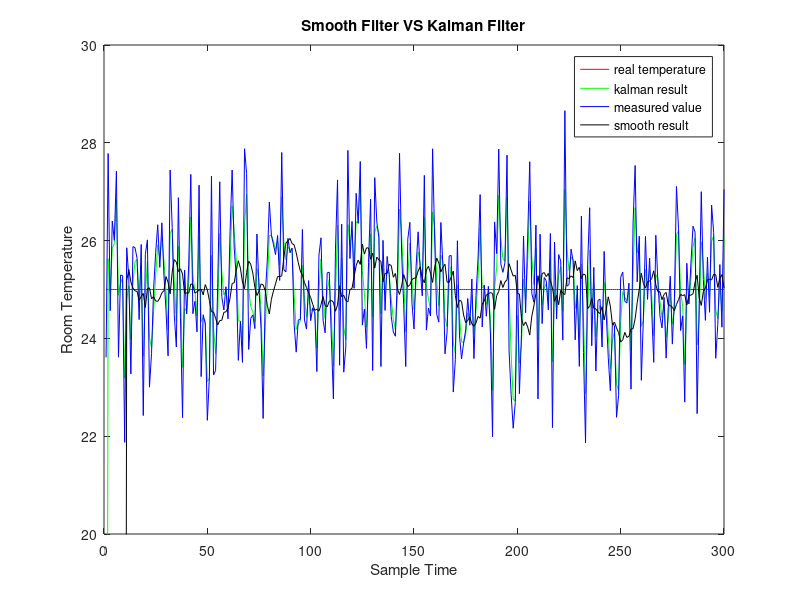

This chart was generated by the following MATLAB code:
%%%%%%%%%%%%%%%%%%%%%%%%%%%%%%%%%%%%%%%%%%%%%%%%%%%%%%%%%%%%%%%%%%%%%%%%%%%
% Script: Kalman filter tracking temperature
% Include : None
% Author: syf
% Date  : 2020-4-26 
% Introduction : 
%%%%%%%%%%%%%%%%%%%%%%%%%%%%%%%%%%%%%%%%%%%%%%%%%%%%%%%%%%%%%%%%%%%%%%%%%%%

%% Step 0: Clear Memory & Command Window
clc;
clear all;
close all;

%% Step 1: initiate the "Expected" "Measured" "Covariance" "noise"
N=300;                          % total sampling point

CON = 25;                       % create Expected matrix
expValue = CON*ones(1,N);       % Expected matrix

y = 2^0.5 * randn(1,N) + CON;   % create Measured matrix

x = zeros(1,N);                 % Final KF estimated value
x(1) = 1;

p = 10;                         % Covariance matrix

Q = cov(randn(1,N));            % covariance of process excitation noise
R = cov(randn(1,N));            % covariance of Measuring noise 

%% Step 2: Kalman filter Main loop
for k = 2 : N                   % start from 2
x(k) = x(k - 1);                % k times Predictive value
p = p + Q;                      % k times Covariance
kg = p / (p + R);               % kalman gain
x(k) = x(k) + kg*(y(k) - x(k)); % k times Final KF estimated value
p = (1 - kg) * p;               % update the Covariance
end

%% Step 3: Smooth part (Not research for now)
Filter_Wid = 10;
smooth_res = zeros(1,N);
for i = Filter_Wid + 1 : N
tempsum = 0;
for j = i - Filter_Wid : i - 1
tempsum = tempsum + y(j);
end
smooth_res(i) = tempsum / Filter_Wid;
end
t=1:N;
figure(1);
expValue = zeros(1,N);
for i = 1: N
expValue(i) = CON;
end

%% Step 3: draw the picture 
plot(t,expValue,'r',t,x,'g',t,y,'b',t,smooth_res,'k');
legend('real temperature','kalman result','measured value','smooth result');
axis([0 N 20 30])
xlabel('Sample Time');
ylabel('Room Temperature');
title('Smooth Filter VS Kalman Filter');

%% Reference :
% [1] explain KF
% https://blog.csdn.net/lybaihu/article/details/54943545
% [2] code come from
% https://blog.csdn.net/u013453604/article/details/50301477
% [3] Temperature example
% https://www.zhihu.com/question/22422121

